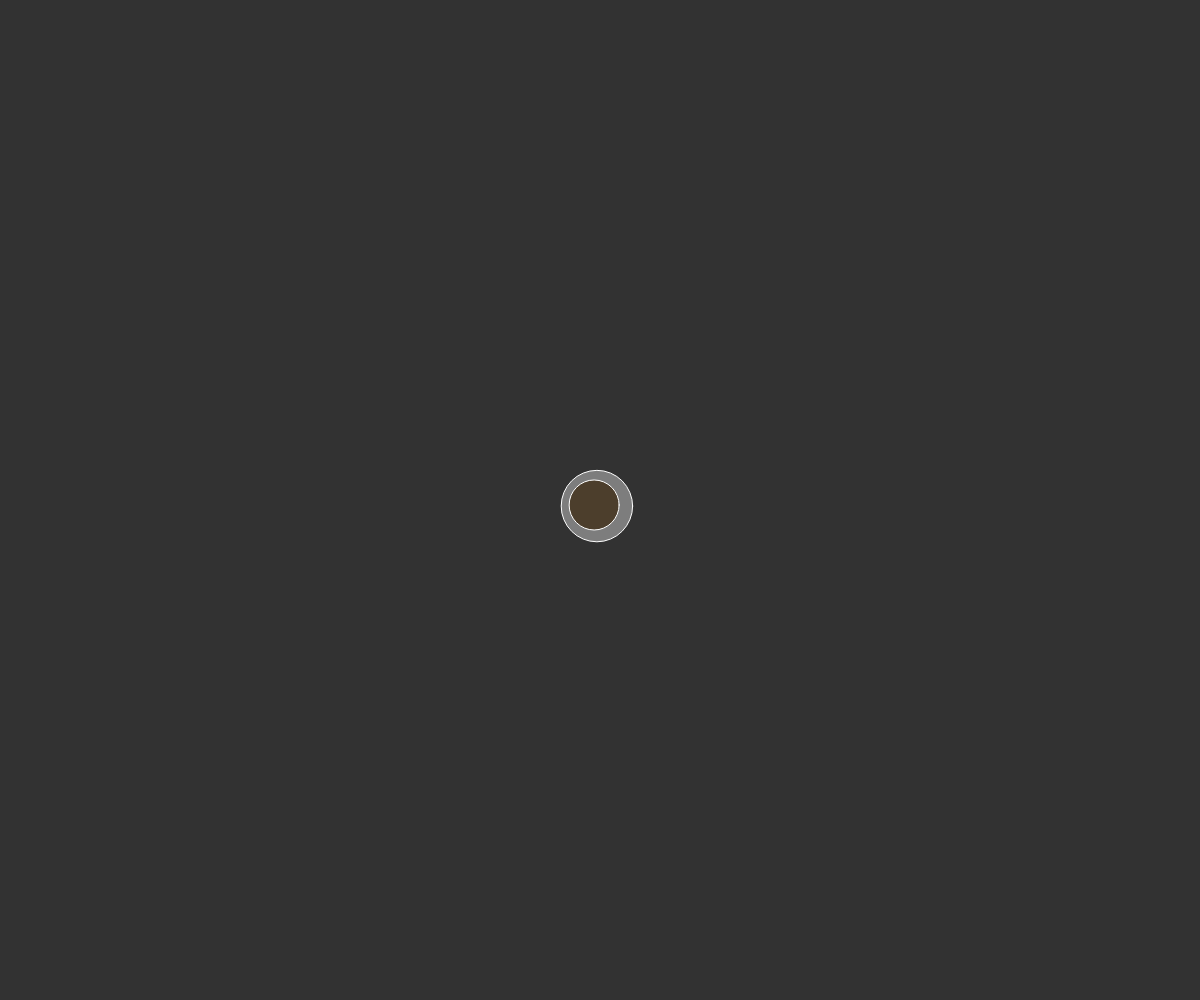
Frame 1 (no input)
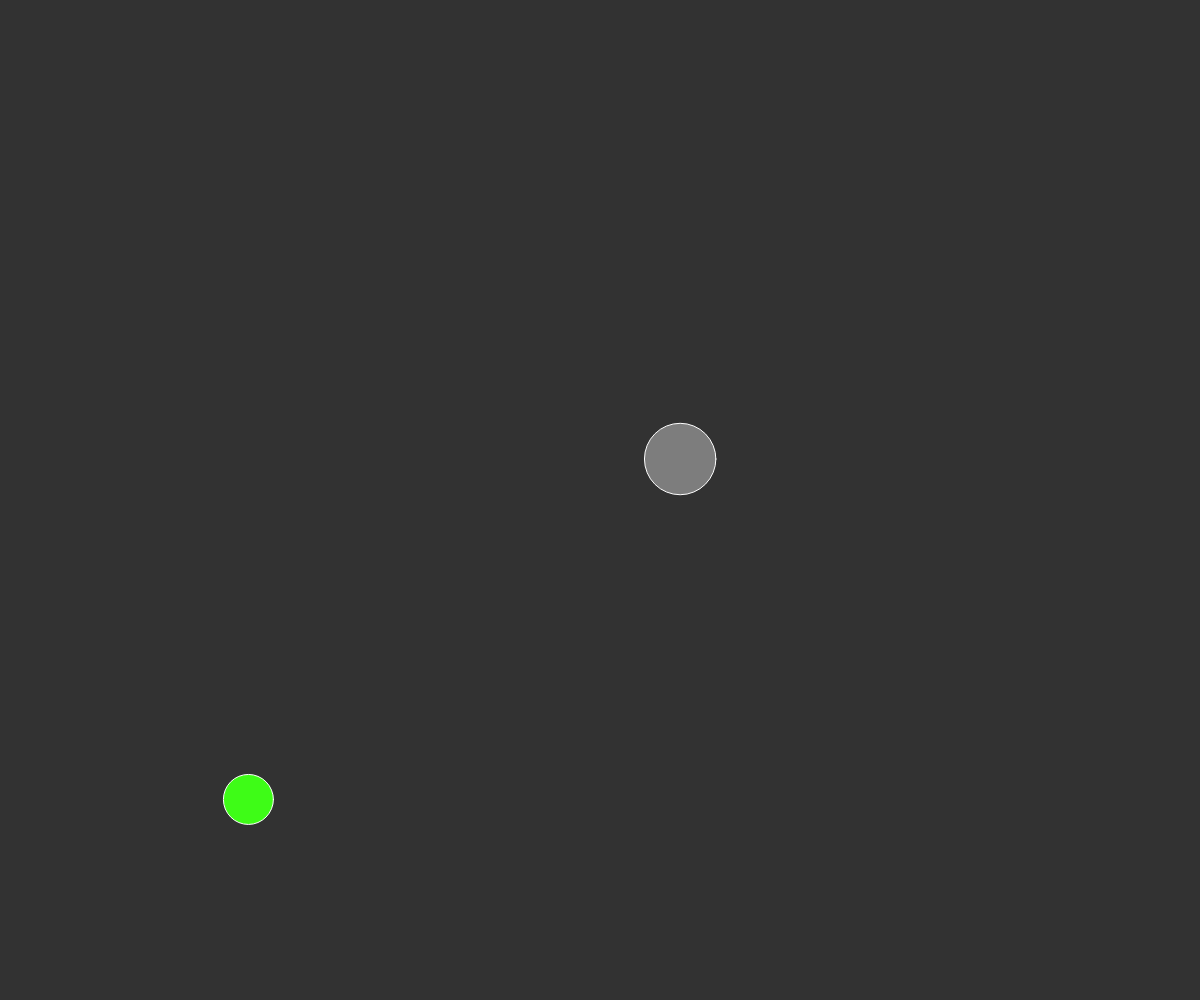
Frame 60 (no input)
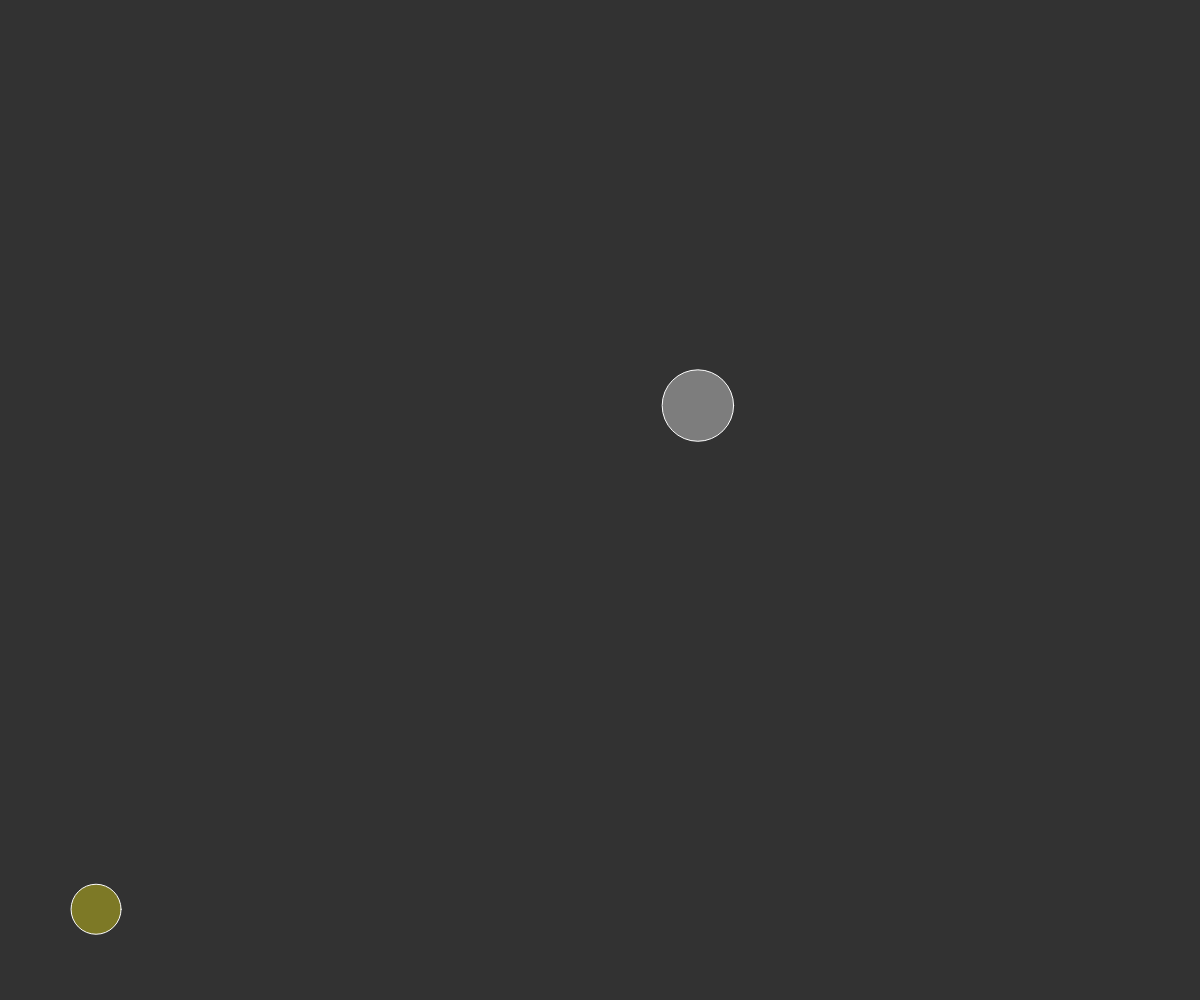
Frame 120 (the mouse pressed at the canvas centre since frame 60)

The p5.js sketch that drew these frames (run headless with seeded random() and noise() and a simulated clock; from frame 60 on, the mouse is pressed at the canvas centre):

// p5.js sketch
// ── sketch.js
var blob, blob2;

function setup() {
  createCanvas(windowWidth, windowHeight);
  
  fill(125);
  stroke(255);

  blob = new Blob(width/2, height/2, random(100), -10, 10);
  blob2 = new Blob2(); 
}

function draw() {
  background(50);
  
  blob.move();
  blob.display();

  blob2.move();
  blob2.display();
}
// ── Blob.js
Blob = function(_x, _y, _w, _n, _p) {
   this.x = _x;
   this.y = _y;
   this.w = _w;
   this.neg = _n;
   this.pos = _p;
};

Blob.prototype.move = function() {
    this.x = this.x + random(this.neg, this.pos);
    this.y = this.y + random(this.neg, this.pos);
};

Blob.prototype.display = function() {
	fill(125);
    ellipse(this.x, this.y, this.w, this.w);
};
// ── Blob2.js
Blob2 = function () {
   this.x = width/2;
   this.y = height/2;
   this.w = 50;
   this.dirX = random(-10, 10);
   this.dirY = random(-10, 10);
};

Blob2.prototype.move = function() {

    this.x = this.x + this.dirX;

    if ((this.x > width) || (this.x < 0)) {
      this.dirX = this.dirX * - 1;
    }

    this.y = this.y + this.dirY;

    if ((this.y > height) || (this.y < 0)) {
      this.dirY = this.dirY * - 1;
    }
};

Blob2.prototype.display = function() {
    fill(random(255), random(255), random(255));
    ellipse(this.x, this.y, this.w, this.w);
};
